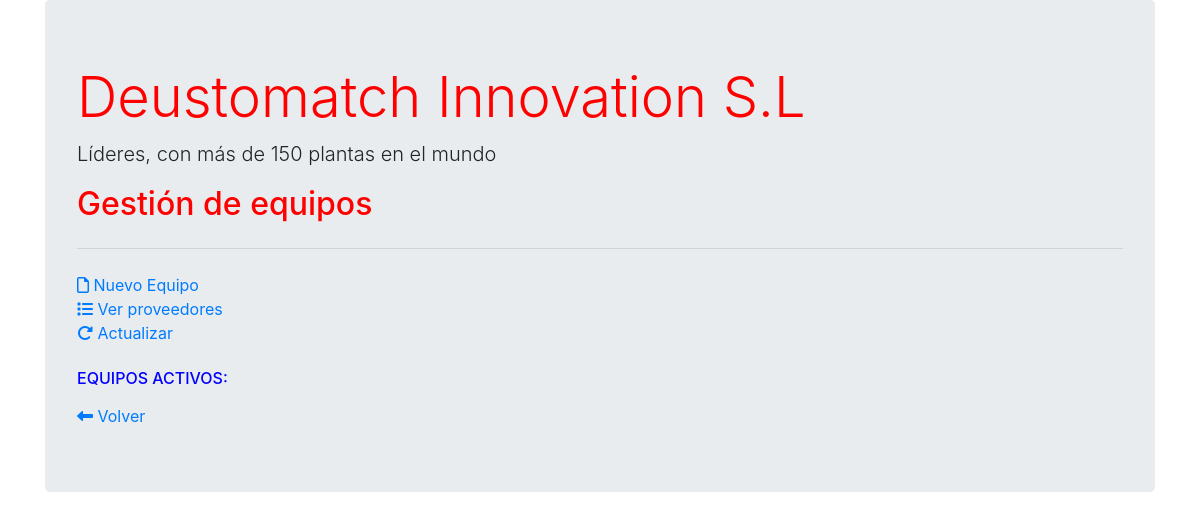
The page /proyecto_colaborativo/equipoalmacenados/ on the database as committed earlier.
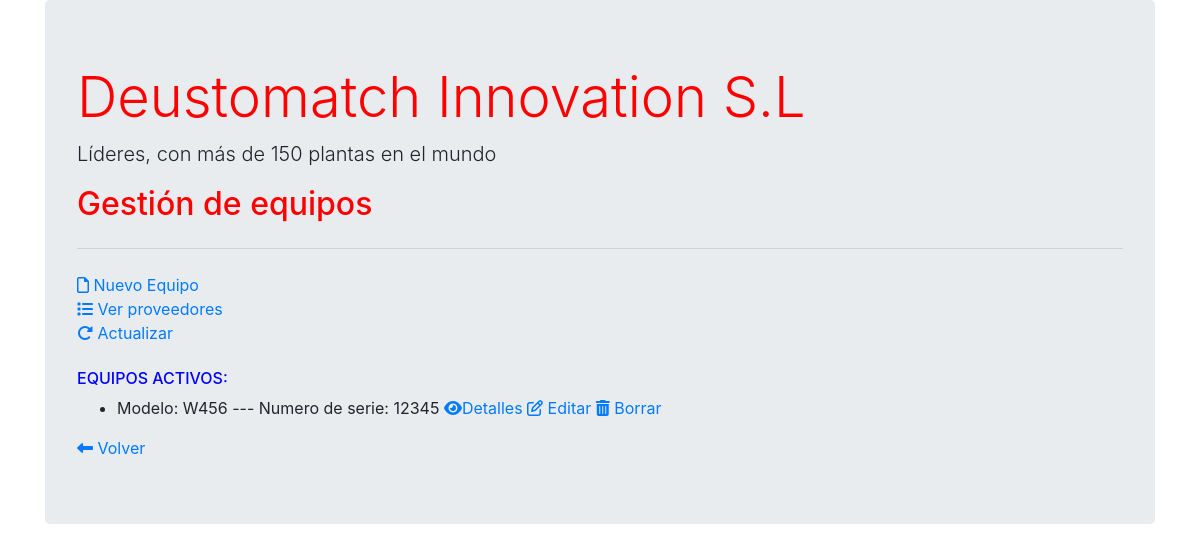
The same page on the database as committed later.
### proyecto_colaborativo/models.py (models this page shows, shortened)
class Equipo(models.Model):
    modelo = models.CharField(max_length=50)
    numeroserie = models.CharField(max_length=50)
    marca = models.CharField(max_length=50)
    tipo = models.CharField(max_length=50)
    fecha_adquisicion = models.DateField()
    fecha_puesta_marcha = models.DateField()
    proveedor = models.CharField(max_length=100)
    planta = models.CharField(max_length=200)

### proyecto_colaborativo/views.py (the view)
# urls.py: path('equipoalmacenados/', views.equipos, name='equipoalmacenados'),  # lista de equipos
def equipos(request):
    equipos = Equipo.objects.order_by("marca")  # metodo que ordena por marca
    context = {'titulo_pagina': 'Gestión de equipos',
               'lista_equipos': equipos}  # pasamos lista_equipos a la template como dato
    return render(request, 'equipos.html', context)

### proyecto_colaborativo/templates/equipos.html (shortened to what this page needs)
{% extends "base.html"%}
{%block contenido%}
<a href="{% url 'añadirequipo' %}"><i class="far fa-file"></i> Nuevo Equipo</a>
<br>
<a href="{% url 'proveedores' %}"><i class="fas fa-list"></i> Ver proveedores</a>
<br>
<a href="{% url 'equipoalmacenados' %}"><i class="fas fa-redo-alt"></i> Actualizar</a>
<br><br>
<h6>EQUIPOS ACTIVOS:</h6>
<ul>
    {% for d in lista_equipos %}
    <li>
        Modelo: {{d.modelo}} --- Numero de serie: {{d.numeroserie}} <a href="{% url 'equipos' d.id %}"><i
            class="fas fa-eye"></i>Detalles</a>
        <a href="{% url 'editarequipo' d.id %}"><i class="far fa-edit"></i> Editar</a>
        <a href="{% url 'equipodelete' d.id %}"
           onclick="return confirm('Seguro que quieres borrar a {{equipo.modelo}}? );"><i class="fas fa-trash-alt"></i>
            Borrar </a>
    </li>
    {% endfor %}
</ul>
<a href='http://127.0.0.1:8000/proyecto_colaborativo/inicio'><i class="fas fa-long-arrow-alt-left"></i> Volver</a>
{%endblock%}

### proyecto_colaborativo/templates/base.html (shortened to what this page needs)
<!DOCTYPE html>
{% load static %}
<html lang="en">
<head>
    <link rel="stylesheet" href="https://stackpath.bootstrapcdn.com/bootstrap/4.4.1/css/bootstrap.min.css"
>
    <link rel="stylesheet" href="{% static 'css/estilos.css' %}">
    <link rel="stylesheet" href="https://cdnjs.cloudflare.com/ajax/libs/font-awesome/5.13.0/css/brands.min.css">
</head>
<body>
<div class="container">
    <div class="col-md-10.offset-md-10 nd-5">
        <div class="jumbotron">
            <h1 class="display-4">Deustomatch Innovation S.L</h1>
            <p id="parrafo"class="lead">Líderes, con más de 150 plantas en el mundo</p>
            <h2 id="subtitulo">{{titulo_pagina}}</h2>
            <hr class="my-4">
            {%block contenido%} {%endblock%}
        </div>
    </div>
</div>
</body>
</html>

### proyecto_colaborativo/static/css/estilos.css (style rules this page uses)
h1 { color:red }
h2 { color:red }
h6 { color:blue }

Rows that differ between the two databases and show on the page:
added Equipo: modelo "W456", numeroserie "12345"
